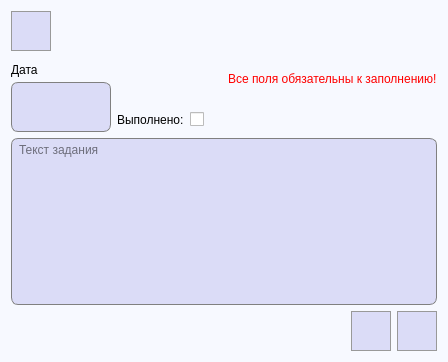
<?xml version="1.0" encoding="UTF-8"?>
<ui version="4.0">
 <class>ViewUpdateTask</class>
 <widget class="QDialog" name="ViewUpdateTask">
  <property name="geometry">
   <rect>
    <x>0</x>
    <y>0</y>
    <width>448</width>
    <height>362</height>
   </rect>
  </property>
  <property name="windowTitle">
   <string>Просмотр и редактирование информации о задании</string>
  </property>
  <property name="styleSheet">
   <string notr="true">QDialog {
	background-color: #f7f9ff;
}

QMessageBox {
	background-color: white;
}</string>
  </property>
  <layout class="QGridLayout" name="gridLayout_4">
   <item row="0" column="1">
    <spacer name="horizontalSpacer">
     <property name="orientation">
      <enum>Qt::Horizontal</enum>
     </property>
     <property name="sizeHint" stdset="0">
      <size>
       <width>40</width>
       <height>20</height>
      </size>
     </property>
    </spacer>
   </item>
   <item row="0" column="0">
    <widget class="QPushButton" name="updateTaskButton">
     <property name="minimumSize">
      <size>
       <width>40</width>
       <height>40</height>
      </size>
     </property>
     <property name="maximumSize">
      <size>
       <width>40</width>
       <height>40</height>
      </size>
     </property>
     <property name="toolTip">
      <string>Редактировать информацию</string>
     </property>
     <property name="styleSheet">
      <string notr="true">QPushButton {
	background-color: #dbdcf7;
	border: 1px solid #999999;
}

QPushButton:hover {
	background-color: #d5d6f0;
	border: 1px solid #acacac;
}

QPushButton:pressed {
	background-color: #cbcde6;
	border: 2px solid #999999;
}</string>
     </property>
     <property name="text">
      <string/>
     </property>
     <property name="icon">
      <iconset resource="../../images.qrc">
       <normaloff>:/images/edit.png</normaloff>:/images/edit.png</iconset>
     </property>
     <property name="iconSize">
      <size>
       <width>32</width>
       <height>32</height>
      </size>
     </property>
     <property name="autoDefault">
      <bool>false</bool>
     </property>
    </widget>
   </item>
   <item row="1" column="0" colspan="3">
    <layout class="QGridLayout" name="gridLayout_2">
     <item row="0" column="0" rowspan="2">
      <layout class="QGridLayout" name="gridLayout">
       <property name="verticalSpacing">
        <number>0</number>
       </property>
       <item row="0" column="0">
        <widget class="QLabel" name="label_8">
         <property name="minimumSize">
          <size>
           <width>0</width>
           <height>25</height>
          </size>
         </property>
         <property name="font">
          <font>
           <pointsize>9</pointsize>
          </font>
         </property>
         <property name="text">
          <string>Дата</string>
         </property>
        </widget>
       </item>
       <item row="1" column="0">
        <widget class="QLineEdit" name="dateLine">
         <property name="minimumSize">
          <size>
           <width>100</width>
           <height>25</height>
          </size>
         </property>
         <property name="maximumSize">
          <size>
           <width>100</width>
           <height>16777215</height>
          </size>
         </property>
         <property name="font">
          <font>
           <pointsize>10</pointsize>
          </font>
         </property>
         <property name="focusPolicy">
          <enum>Qt::NoFocus</enum>
         </property>
         <property name="styleSheet">
          <string notr="true">QLineEdit {
	border: 1px solid gray;
    border-radius: 7px;
    background-color: #dbdcf7;
	padding-left: 3px;
	border-bottom-left-radius: 0px;
	border-bottom-right-radius: 0px;
	border-bottom: none;
}</string>
         </property>
         <property name="readOnly">
          <bool>true</bool>
         </property>
        </widget>
       </item>
       <item row="2" column="0">
        <widget class="QLineEdit" name="timeLine">
         <property name="minimumSize">
          <size>
           <width>100</width>
           <height>25</height>
          </size>
         </property>
         <property name="maximumSize">
          <size>
           <width>100</width>
           <height>16777215</height>
          </size>
         </property>
         <property name="font">
          <font>
           <pointsize>10</pointsize>
          </font>
         </property>
         <property name="focusPolicy">
          <enum>Qt::NoFocus</enum>
         </property>
         <property name="styleSheet">
          <string notr="true">QLineEdit {
	border: 1px solid gray;
    border-radius: 7px;
    background-color: #dbdcf7;
	padding-left: 3px;
	border-top-left-radius: 0px;
	border-top-right-radius: 0px;
	border-top: none;
}</string>
         </property>
         <property name="readOnly">
          <bool>true</bool>
         </property>
        </widget>
       </item>
      </layout>
     </item>
     <item row="0" column="1">
      <spacer name="horizontalSpacer_3">
       <property name="orientation">
        <enum>Qt::Horizontal</enum>
       </property>
       <property name="sizeHint" stdset="0">
        <size>
         <width>40</width>
         <height>20</height>
        </size>
       </property>
      </spacer>
     </item>
     <item row="0" column="2">
      <widget class="QLabel" name="errorLabel">
       <property name="font">
        <font>
         <pointsize>9</pointsize>
        </font>
       </property>
       <property name="styleSheet">
        <string notr="true">QLabel {
	color: red;
}</string>
       </property>
       <property name="text">
        <string>Все поля обязательны к заполнению!</string>
       </property>
      </widget>
     </item>
     <item row="1" column="1" colspan="2">
      <layout class="QHBoxLayout" name="horizontalLayout">
       <item>
        <widget class="QLabel" name="label_2">
         <property name="minimumSize">
          <size>
           <width>0</width>
           <height>25</height>
          </size>
         </property>
         <property name="font">
          <font>
           <pointsize>9</pointsize>
          </font>
         </property>
         <property name="text">
          <string>Выполнено:</string>
         </property>
        </widget>
       </item>
       <item>
        <widget class="QCheckBox" name="checkBox">
         <property name="minimumSize">
          <size>
           <width>25</width>
           <height>25</height>
          </size>
         </property>
         <property name="font">
          <font>
           <pointsize>8</pointsize>
          </font>
         </property>
         <property name="layoutDirection">
          <enum>Qt::LeftToRight</enum>
         </property>
         <property name="styleSheet">
          <string notr="true"/>
         </property>
         <property name="text">
          <string/>
         </property>
         <property name="iconSize">
          <size>
           <width>25</width>
           <height>25</height>
          </size>
         </property>
         <property name="checkable">
          <bool>false</bool>
         </property>
         <property name="tristate">
          <bool>false</bool>
         </property>
        </widget>
       </item>
       <item>
        <spacer name="horizontalSpacer_4">
         <property name="orientation">
          <enum>Qt::Horizontal</enum>
         </property>
         <property name="sizeHint" stdset="0">
          <size>
           <width>40</width>
           <height>20</height>
          </size>
         </property>
        </spacer>
       </item>
      </layout>
     </item>
    </layout>
   </item>
   <item row="2" column="0" colspan="3">
    <layout class="QGridLayout" name="gridLayout_3">
     <item row="0" column="0" colspan="4">
      <widget class="QTextEdit" name="contentLine">
       <property name="font">
        <font>
         <pointsize>9</pointsize>
        </font>
       </property>
       <property name="styleSheet">
        <string notr="true">QTextEdit {
	border: 1px solid gray;
    border-radius: 7px;
    background-color: #dbdcf7;
	padding-left: 3px;
}</string>
       </property>
       <property name="readOnly">
        <bool>true</bool>
       </property>
       <property name="placeholderText">
        <string>Текст задания</string>
       </property>
      </widget>
     </item>
     <item row="1" column="3">
      <widget class="QPushButton" name="saveUpdatedInfo">
       <property name="enabled">
        <bool>false</bool>
       </property>
       <property name="minimumSize">
        <size>
         <width>40</width>
         <height>40</height>
        </size>
       </property>
       <property name="maximumSize">
        <size>
         <width>40</width>
         <height>40</height>
        </size>
       </property>
       <property name="toolTip">
        <string>Сохранить изменения</string>
       </property>
       <property name="styleSheet">
        <string notr="true">QPushButton {
	background-color: #dbdcf7;
	border: 1px solid #999999;
}

QPushButton:hover {
	background-color: #d5d6f0;
	border: 1px solid #acacac;
}

QPushButton:pressed {
	background-color: #cbcde6;
	border: 2px solid #999999;
}</string>
       </property>
       <property name="text">
        <string/>
       </property>
       <property name="icon">
        <iconset resource="../../images.qrc">
         <normaloff>:/images/save.png</normaloff>:/images/save.png</iconset>
       </property>
       <property name="iconSize">
        <size>
         <width>27</width>
         <height>27</height>
        </size>
       </property>
       <property name="autoDefault">
        <bool>false</bool>
       </property>
      </widget>
     </item>
     <item row="1" column="0" colspan="2">
      <spacer name="horizontalSpacer_2">
       <property name="orientation">
        <enum>Qt::Horizontal</enum>
       </property>
       <property name="sizeHint" stdset="0">
        <size>
         <width>40</width>
         <height>20</height>
        </size>
       </property>
      </spacer>
     </item>
     <item row="1" column="2">
      <widget class="QPushButton" name="deleteTaskButton">
       <property name="enabled">
        <bool>false</bool>
       </property>
       <property name="minimumSize">
        <size>
         <width>40</width>
         <height>40</height>
        </size>
       </property>
       <property name="maximumSize">
        <size>
         <width>40</width>
         <height>40</height>
        </size>
       </property>
       <property name="toolTip">
        <string>Удалить информацию о задании</string>
       </property>
       <property name="styleSheet">
        <string notr="true">QPushButton {
	background-color: #dbdcf7;
	border: 1px solid #999999;
}

QPushButton:hover {
	background-color: #d5d6f0;
	border: 1px solid #acacac;
}

QPushButton:pressed {
	background-color: #cbcde6;
	border: 2px solid #999999;
}</string>
       </property>
       <property name="text">
        <string/>
       </property>
       <property name="icon">
        <iconset resource="../../images.qrc">
         <normaloff>:/images/clearList.png</normaloff>:/images/clearList.png</iconset>
       </property>
       <property name="iconSize">
        <size>
         <width>50</width>
         <height>50</height>
        </size>
       </property>
       <property name="autoDefault">
        <bool>false</bool>
       </property>
      </widget>
     </item>
    </layout>
   </item>
  </layout>
 </widget>
 <tabstops>
  <tabstop>updateTaskButton</tabstop>
  <tabstop>checkBox</tabstop>
  <tabstop>contentLine</tabstop>
  <tabstop>deleteTaskButton</tabstop>
  <tabstop>saveUpdatedInfo</tabstop>
 </tabstops>
 <resources>
  <include location="../../images.qrc"/>
 </resources>
 <connections/>
</ui>
